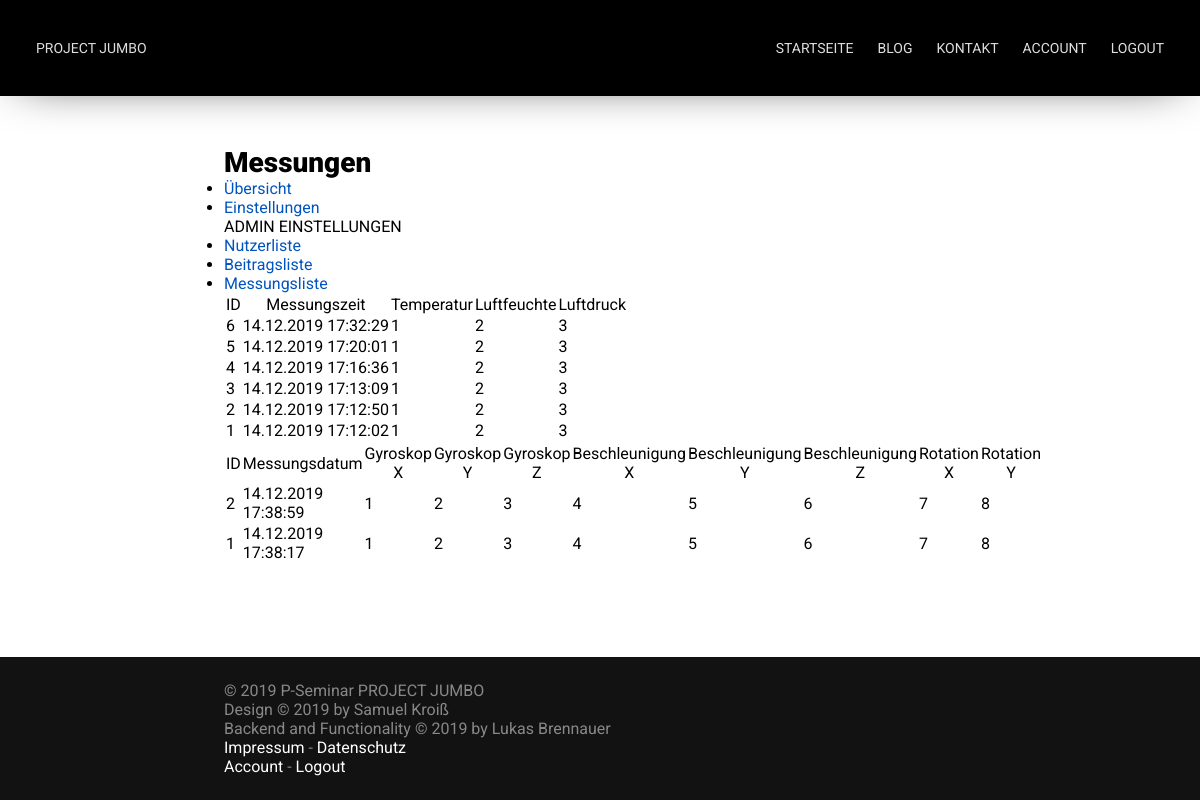
Page /admin/measurements (signed in) on the committed database.
### app/models.py (models this page shows)
class BME(db.Model):
    id = db.Column(db.Integer, primary_key=True)
    time = db.Column(db.DateTime)
    temperature = db.Column(db.Integer)
    humidity = db.Column(db.Integer)
    pressure = db.Column(db.Integer)

class MPU(db.Model):
    id = db.Column(db.Integer, primary_key=True)
    time = db.Column(db.DateTime)
    gyroscope_x = db.Column(db.Integer)
    gyroscope_y = db.Column(db.Integer)
    gyroscope_z = db.Column(db.Integer)
    acceleration_x = db.Column(db.Integer)
    acceleration_y = db.Column(db.Integer)
    acceleration_z = db.Column(db.Integer)
    rot_x = db.Column(db.Integer)
    rot_y = db.Column(db.Integer)

### app/routes/admin_pages.py (the view)
@app.route('/admin/measurements', methods=['GET'])
@login_required
def measurements():
    if current_user.admin_acc:
        bme_vals = BME.query.order_by(-BME.id).all()
        mpu_vals = MPU.query.order_by(-MPU.id).all()
        return render_template("admin/measurements.html", title="Messungen", bme_vals=bme_vals, mpu_vals=mpu_vals)
    else:
        return render_template("errors/error.html", title="Error", error="You're not allowed to use that page!")

### app/models.py (called while the page is built)
@login.user_loader
def load_user(id):
    return User.query.get(id)

### app/routes/__init__.py (called while the page is built)
@app.after_request
def add_cors(rv):
    r = request.referrer[:-1]
    if rv in white_list:
        rv.headers.add('Access-Control-Allow-Origin', r)
        rv.headers.add('Access-Control-Allow-Headers', 'X-CSRFToken')
        rv.headers.add('Access-Control-Allow-Credentials', 'true')
    return rv

### templates/admin/measurements.html (shortened to what this page needs)
{% extends 'user/main.html' %}
{% block user_content %}
{% if bme_vals|length < 1 %}
<p>Es sind keine BME-Messungen verfügbar.</p>
{% else %}
<table>
    <tr>
        <th>ID</th>
        <th>Messungszeit</th>
        <th>Temperatur</th>
        <th>Luftfeuchte</th>
        <th>Luftdruck</th>
    </tr>
    {% for bme_val in bme_vals %}
    <tr>
        <td>{{ bme_val.id }}</td>
        <td>{{ bme_val.time.__format__('%d.%m.%Y' ' ' '%H:%M:%S') }}</td>
        <td>{{ bme_val.temperature }}</td>
        <td>{{ bme_val.humidity }}</td>
        <td>{{ bme_val.pressure }}</td>
    </tr>
    {% endfor %}
</table>
{% endif %}
{% if mpu_vals|length < 1 %}
<p>Es sind keine MPU-Messungen verfügbar.</p>
{% else %}
<table>
    <tr>
        <th>ID</th>
        <th>Messungsdatum</th>
        <th>Gyroskop X</th>
        <th>Gyroskop Y</th>
        <th>Gyroskop Z</th>
        <th>Beschleunigung X</th>
        <th>Beschleunigung Y</th>
        <th>Beschleunigung Z</th>
        <th>Rotation X</th>
        <th>Rotation Y</th>
    </tr>
    {% for mpu_val in mpu_vals %}
    <tr>
        <td>{{ mpu_val.id }}</td>
        <td>{{ mpu_val.time.__format__('%d.%m.%Y' ' ' '%H:%M:%S') }}</td>
        <td>{{ mpu_val.gyroscope_x }}</td>
        <td>{{ mpu_val.gyroscope_y }}</td>
        <td>{{ mpu_val.gyroscope_z }}</td>
        <td>{{ mpu_val.acceleration_x }}</td>
        <td>{{ mpu_val.acceleration_y }}</td>
        <td>{{ mpu_val.acceleration_z }}</td>
        <td>{{ mpu_val.rot_x }}</td>
        <td>{{ mpu_val.rot_y }}</td>
    </tr>
    {% endfor %}
</table>
{% endif %}
{% endblock %}

### templates/user/main.html
{% extends 'base.html' %}
{% block content %}
	<nav>
        <ul>
            <li><a href="{{ url_for('user_page') }}">Übersicht</a></li>
            <li><a href="{{ url_for('user_settings') }}">Einstellungen</a></li>
            {% if current_user.admin_acc == true %}
            <span>ADMIN EINSTELLUNGEN</span>
            <li><a href="{{ url_for('admin_users') }}">Nutzerliste</a></li>
            <li><a href="{{ url_for('admin_posts') }}">Beitragsliste</a></li>
            <li><a href="{{ url_for('measurements') }}">Messungsliste</a></li>
            {% endif %}
        </ul>
    </nav>
    {% block user_content %}  {% endblock %}
{% endblock %}

### templates/base.html (shortened to what this page needs)
<!DOCTYPE html>
<html>
	<head>
		<link href="{{ url_for('static', filename='css/main.css') }}" rel="stylesheet">
		<link href="{{ url_for('static', filename='css/nav.css') }}" rel="stylesheet">
		<link href="{{ url_for('static', filename='css/footer.css') }}" rel="stylesheet">
		<link href="{{ url_for('static', filename='css/drag_and_drop.css') }}" rel="stylesheet">
	</head>
	<body>
		<div id="container">
			<nav id="nav" bg>
				<a href="{{ url_for('index') }}">Project Jumbo</a>
				<ul>
					<li><a href="{{ url_for('index') }}#begin">Startseite</a></li>
					<li><a href="{{ url_for('blog') }}">Blog</a></li>
					<li><a href="{{ url_for('contact') }}">Kontakt</a></li>
					{% if current_user.is_authenticated %}
					<li><a href="{{ url_for('user_page') }}">Account</a></li>
					<li><a href="{{ url_for('logout') }}">Logout</a></li>
					{% else %}
					<li><a href="{{ url_for('login') }}">Login</a></li>
					{% endif %}
				</ul>
			</nav>
			<div class="spacer nav"></div>
			<section id="content">
				<h1>{{ title }}</h1>
				{% block content %}  {% endblock %}
			</section>
			<div class="spacer footer"></div>
			<footer id="footer">
				<p>
					&copy; 2019 P-Seminar PROJECT JUMBO<br />
					Design &copy; 2019 by Samuel Kroiß<br />
					Backend and Functionality &copy; 2019 by Lukas Brennauer<br />
					<a href="#">Impressum</a> - <a href="#">Datenschutz</a><br />
					{% if current_user.is_authenticated %}
					<a href="{{ url_for('user_page') }}">Account</a> - <a href="{{ url_for('logout') }}">Logout</a>
					{% else %}
					<a href="{{ url_for('login') }}">Login</a>
					{% endif %}
				</p>
			</footer>
		</div>
	</body>
</html>

### static/css/main.css (style rules this page uses)
:root { --nav-link-color: #DEDEDE; --nav-link-color-hover: #FFFFFF; --link-color: #0054bf; }
* { margin: 0; padding: 0; font-family: 'Roboto', sans-serif; font-size: 16px; font-weight: 400; text-decoration: none; scroll-behavior: smooth; }
body { width: 100%; height: 100%; overflow-x: hidden; overflow-y: scroll; }
.spacer { width: 100vw; }
.spacer.nav { height: 96px; }
.spacer.footer { height: 124px; }
#container { display: block; width: 100%; min-height: 100vh; position: relative; }
#content { max-width: 800px; margin: 0 auto; padding: 50px 24px; width: 100%; box-sizing: border-box; }
h1, h2, h3 { font-weight: 900; }
h1 { font-size: 28px; }
a { color: var(--link-color); }

### static/css/nav.css (style rules this page uses)
#nav { width: 100%; height: 96px; box-sizing: border-box; position: fixed; z-index: 10; overflow: hidden; transition: background 500ms, box-shadow 500ms, height 300ms; }
#nav[bg] { background: #000000; box-shadow: 0px 0px 50px -20px rgba(0,0,0,1); }
#nav ul { float: right; display: flex; }
#nav ul li { list-style-type: none; }
#nav a { color: var(--nav-link-color); text-transform: uppercase; font-size: 14px; line-height: 48px; float: left; padding: 0 12px; display: block; transition: color 100ms; }
#nav a { font-family: 'Alata', sans-serif; }
#nav ul li a { font-family: 'Roboto', sans-serif; }
@media only screen and (min-width: 900px) { #nav { padding: 24px; } }

### static/css/footer.css (style rules this page uses)
#footer { width: 100%; background: #121212; position: absolute; right: 0; bottom: 0; left: 0; }
#footer p { max-width: 800px; margin: 0 auto; padding: 24px; color: #888888; box-sizing: border-box; }
#footer a { color: #FFFFFF; }

### rows in the picture
BME: id "6", time.__format__ "14.12.2019 17:32:29", temperature "1", humidity "2", pressure "3"
BME: id "5", time.__format__ "14.12.2019 17:20:01", temperature "1", humidity "2", pressure "3"
BME: id "4", time.__format__ "14.12.2019 17:16:36", temperature "1", humidity "2", pressure "3"
BME: id "3", time.__format__ "14.12.2019 17:13:09", temperature "1", humidity "2", pressure "3"
BME: id "2", time.__format__ "14.12.2019 17:12:50", temperature "1", humidity "2", pressure "3"
BME: id "1", time.__format__ "14.12.2019 17:12:02", temperature "1", humidity "2", pressure "3"
MPU: id "2", time.__format__ "14.12.2019 17:38:59", gyroscope_x "1", gyroscope_y "2", gyroscope_z "3", acceleration_x "4", acceleration_y "5", acceleration_z "6", rot_x "7", rot_y "8"
MPU: id "1", time.__format__ "14.12.2019 17:38:17", gyroscope_x "1", gyroscope_y "2", gyroscope_z "3", acceleration_x "4", acceleration_y "5", acceleration_z "6", rot_x "7", rot_y "8"

### other values in the picture
{{ title }} "Messungen"
